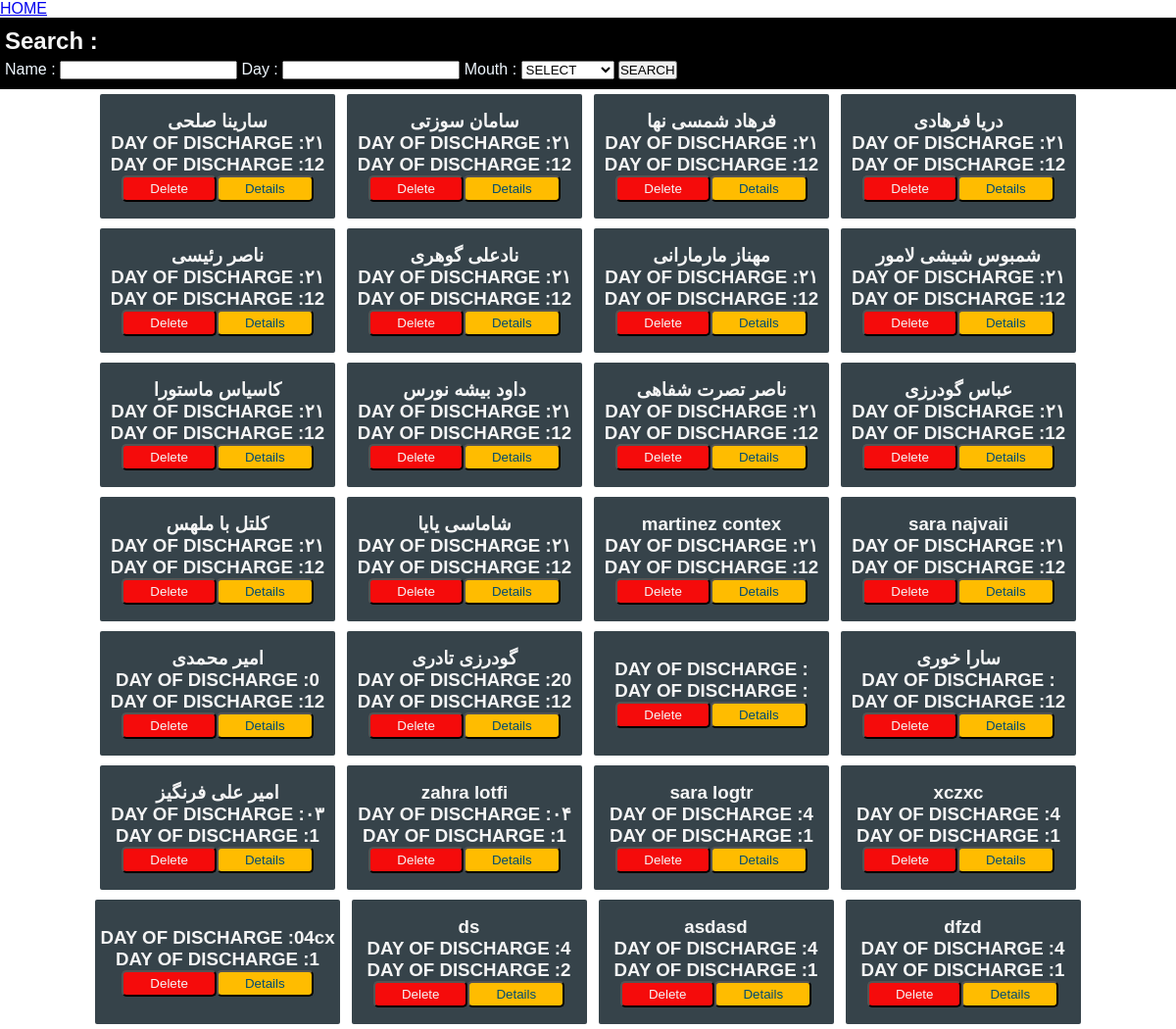
The page /pages/allFiles.php on the database as committed earlier.
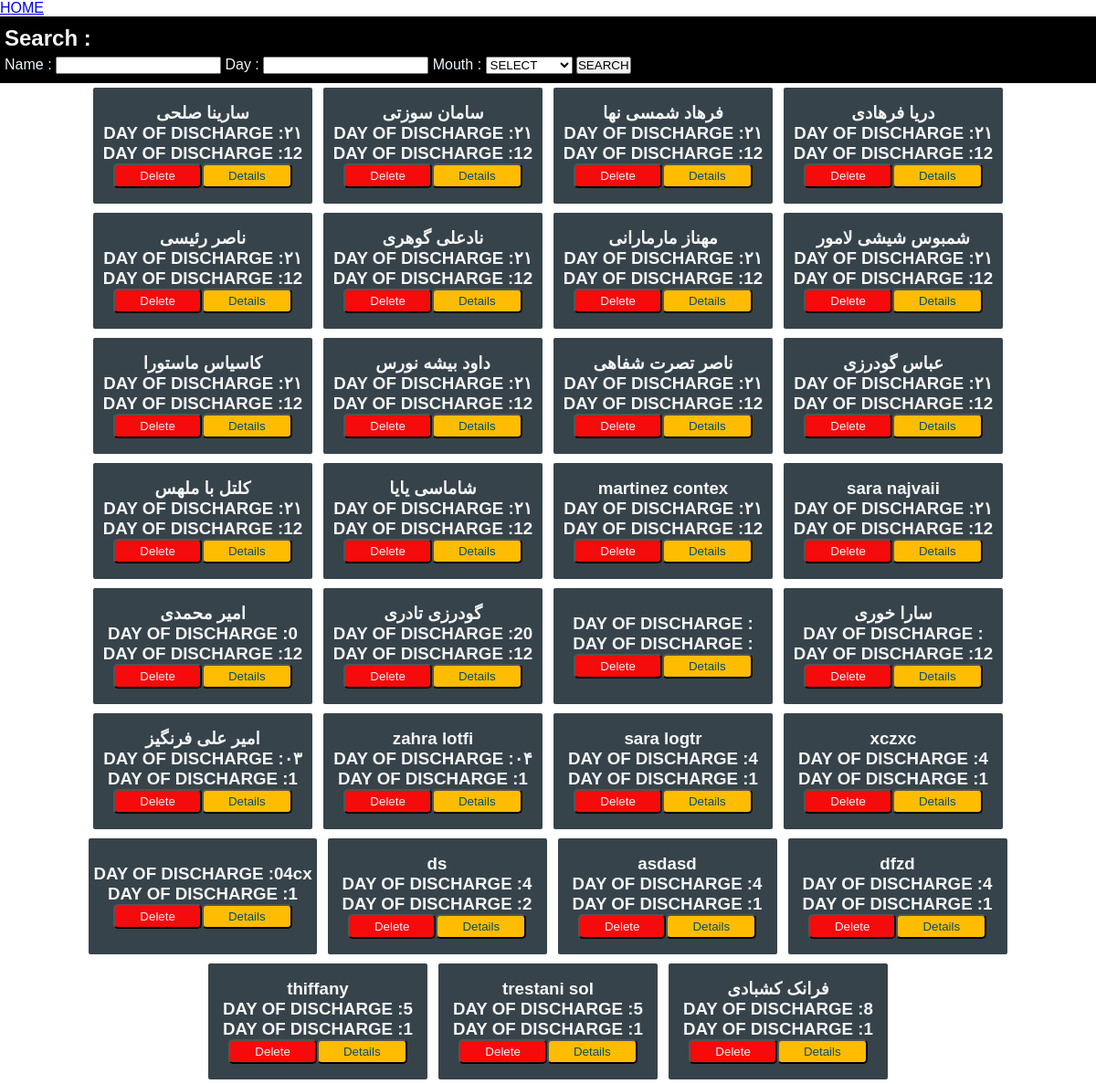
The same page on the database as committed later.
### tables this page shows
CREATE TABLE "files" (
	"id"	INTEGER,
	"name"	TEXT,
	"discharge_day"	INTEGER,
	"discharge_mouth"	INTEGER,
	"note"	TEXT,
	"status"	INTEGER,
	"unit"	INTEGER,
	PRIMARY KEY("id" AUTOINCREMENT)
);

### pages/allFiles.php (the view, shortened to what this page needs)
<?php
include "./../body/head.php";
include "./../DB/dataBase.php";
$query = "SELECT * FROM files";
$stmt = $con->prepare($query);
$stmt->execute();
$data =  $stmt->fetchAll(PDO::FETCH_ASSOC);
?>
<a href="./index.php">HOME</a>
<div style="background: black;
    margin-top: 0px;
    padding: 10px 5px;">
    <h2 style="color: whitesmoke;margin-bottom: 6.25px;">Search : </h2>
     <form action="./../act/searchData2DB.php" method="POST">
      <label for="name">Name : </label>
      <input name="name" type="text">
      <label for="discharge_day">Day : </label>
      <input name="discharge_day" type="number">
      <label for="discharge_mouth">Mouth : </label>
      <select name="discharge_mouth" id="">
        <option value="">SELECT</option>
      </select>
      <button type="submit">SEARCH</button>
     </form>
    </div>
    <div style="display: flex;justify-content: CENTER;flex-wrap: wrap;">
      <?php  foreach($data as $dt){   ?>
      <div style="    background-color: #36434a;
    margin-inline: 5px;
    margin: 5px 6px;
    min-width: 240px;
    display: flex;
    flex-direction: column;
    justify-content: center;
    align-items: center;
    padding: 17px 5PX;
    border-radius: 2px;
    color:whitesmoke;">
        <h3><?= $dt['name']?></h3>
        <div style="display: flex;">
            <H3>DAY OF DISCHARGE : </H3>
            <h3><?= $dt['discharge_day'];?></h3>
        </div>
         <DIV style="display: flex;">
         <H3>DAY OF DISCHARGE : </H3>
        <h3><?= $dt['discharge_mouth'];?></h3>
         </DIV>
             <div style="display: flex;justify-content: space-around;">
             <button style="background-color:#f50b0b ;padding: 4px 27px; border-radius: 5px;" type="button"><a style="text-decoration: none; color:whitesmoke" href="./../act/delete.php?id=<?= $dt['id']; ?>">Delete</a></button>
             <button type="button" style="background: #ffbc00;
             padding: 4px 27px;
             border-radius: 5px;"><a style="text-decoration: none;color: #034c70;" href="./fileSingle.php?id=<?= $dt['id'];?>">Details</a></button>
            </div>
      </div>
      <?php }?>
    </div>

### body/head.php (shortened to what this page needs)
<!DOCTYPE html>
<html lang="en">
<head>
    <link rel="stylesheet" href="./../style.css">
</head>

### style.css (style rules this page uses)
* { margin: 0; padding: 0; box-sizing: border-box; }
label { color: aliceblue; }

Rows that differ between the two databases and show on the page:
added files: name "thiffany", discharge_day "5", discharge_mouth "1"
added files: name "trestani sol", discharge_day "5", discharge_mouth "1"
added files: name "فرانک کشبادی", discharge_day "8", discharge_mouth "1"
